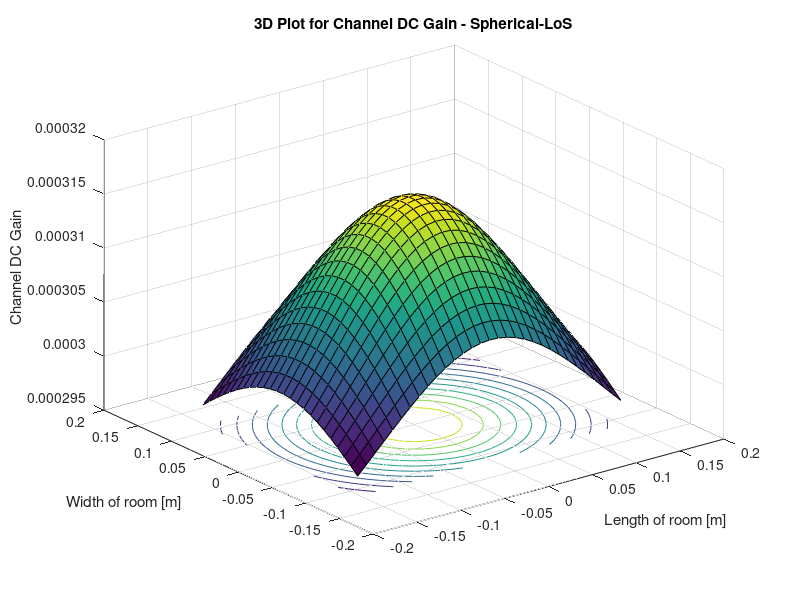
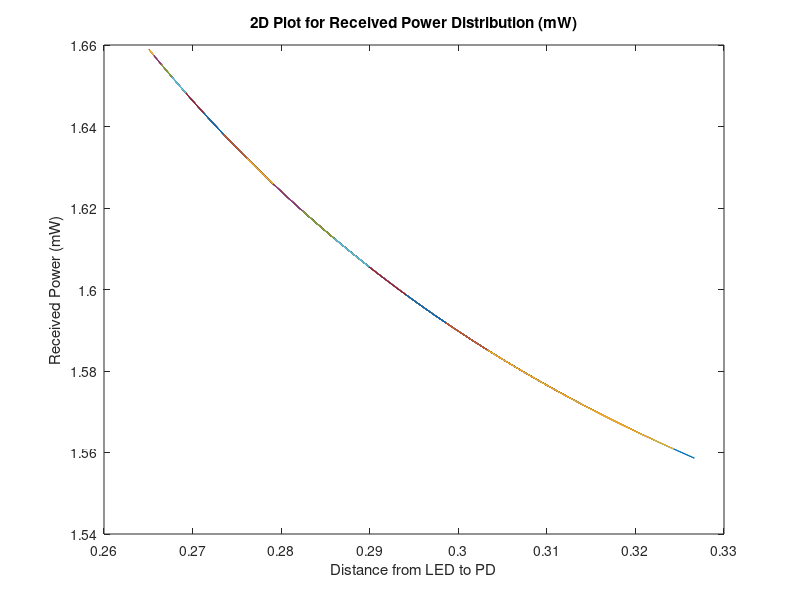

MATLAB code to generate these figures, in order:
%Parameters
phi = 60;
m=- log(2)/log(cosd(phi));
P_LED= 5250;
Arx= 7.45E-6;
Ts= 1;
%index= 1.5;
FOV= 55;
Ar=2.2E-6;
p=0.9;
Aroom=0.07015;

G_Con= 1;

lx=0.305; ly=0.23; lz=0.265;
h=lz;
[XT,YT]= meshgrid(0,0);

Nx = lx*100; Ny= ly*100;
x=-lx/2:lx/Nx:lx/2;
y=-ly/2:ly/Ny:ly/2;
[XR, YR] = meshgrid(x, y); 
D= sqrt((XR-XT).^2+ (YR-YT).^2+h^2);
cos_irradiance_angle = h./D; 
cos_incidence_angle = h./D;

HLOS=((m+1)*Arx*(cos_irradiance_angle.^m).*Ts.*G_Con.*cos_incidence_angle)./(2*pi.*D.^2);
Hdiff=(Ar*p)/(Aroom*(1-p));
Htotal=(HLOS+Hdiff);
P_rx=P_LED.*Htotal;
P_rx(find(abs(acosd(cos_incidence_angle))> FOV)) = 0; 
P_rx_total =(P_rx);
% P_rx_initial =P_rx;
% %P_rx_final =P_rx - (1182-16638.*D+87847.*(D.^(2))-205980.*(D.^(3))+180978.*(D.^(4)));
% %P_rx_final =P_rx - (25.9-261.*D+925.*(D.^(2))-1091.*(D.^(3)));
% P_rx_final =P_rx - (1.24+1.39.*D-1.45.*(D.^(2)));
%P_rx_final =P_rx - (0.565.*D+1.35);
%P_rx_dBm=(10*log10(P_rx));

figure(1)
surfc(x,y,Htotal);
xlabel('Length of room [m]')
ylabel('Width of room [m]' )
zlabel('Channel DC Gain' )
hold on
title('3D Plot for Channel DC Gain - Spherical-LoS' )

% figure(2)
% plot(D,P_rx_initial)
% xlabel('Distance from LED to PD')
% ylabel('Received Power (mW)')
% title('3D Plot for Received Power Distribution Initially (mW)' ) 
% 
% figure(3)
% plot(D,P_rx_final)
% xlabel('Distance from LED to PD')
% ylabel('Received Power (mW)')
% title('3D Plot for Received Power Distribution (mW)-Modeltuned for actual Received Power' )

figure(3)
plot(D,P_rx_total)
xlabel('Distance from LED to PD')
ylabel('Received Power (mW)')
title('2D Plot for Received Power Distribution (mW)')





